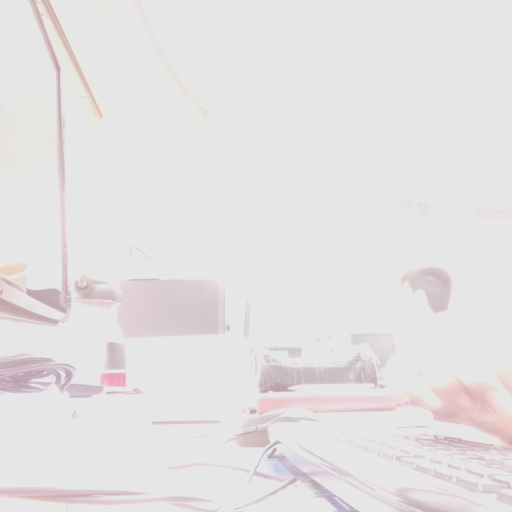
#> input picture RPI/img.jpg, 1024 x 1024 px (shown at 1/2 size)
$ python StarTracker_RPI.py img.jpg   (Python 2 division)
#> lines starting #> are read from the running program, lines starting #| are printed output that depends on the picture
# 1.- Import libraries.
import sys
import time
import sqlite3
import os
import re
import subprocess
import multiprocessing
import commands
import numpy as np
from PIL import Image
from astropy.io import fits, ascii
from astropy.table import Table

# 2.- Code.
tm1 = time.time()
pic_name = sys.argv[1]
# Get current directory.
Cur_Dir = os.path.dirname(os.path.abspath(__file__)) + '/'

# Img .jpg name.
#img_jpg_name = 'img.jpg'
nombre_img_jpg = pic_name
# Directorio imagen .jpg.
dir_img_jpg = nombre_img_jpg
# Directorio donde se guarda imagen .fits.
dir_img_fits = Cur_Dir
# Nombre imagen .fits.
nombre_img_fits = 'img_fits.fits'
# Directorio SExtractor.
dir_sext = './sextractor'
# Directorio base del catalogo proyectado.
path_base = './Catalog/Projected/'
# Directorio donde se guarda el archivo 'sext'.
path_stars = dir_img_fits + 'sext'
# Directorio base de catalogo no proyectado.
cat_no_proy = './Catalog/Normal/'
# Directorio donde se guarda el catalogo proyectado en el punto que entrega como resultado el primer Match.
new_path_catalog = dir_img_fits + 'new_cat'

## 4.- Transformacion imagen a .fits.

# Lectura de imagen.
image = Image.open(dir_img_jpg)
#> image is the input picture: PIL image 1024x1024 RGB; mean R, G, B 228.2, 225.7, 226.1
# Conversion a escala de grises.
imagebn = image.convert('L')
# Obtiene el tamano de la imagen.
xsize, ysize = imagebn.size
#> xsize = 1024; ysize = 1024
# Toma los datos de cuentas de la imagen (0 - 255).
fits_aux1 = imagebn.getdata()
# Guarda esas cuentas en un arreglo.
fits_aux2 = np.array(fits_aux1)
# Transforma ese arreglo a las mismas dimensiones de la imagen.
fits_aux3 = fits_aux2.reshape(ysize, xsize)
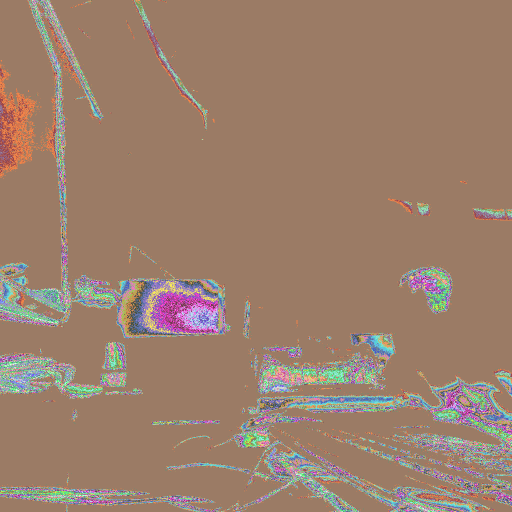
#> fits_aux3: shape (1024, 1024) int64 (shown at 1/2 size); 65 distinct labels, from 167 to 231; one colour per label, 0 black
# Invierte el array para quedar en la orientacion adecuada.
fits_aux4 = np.flipud(fits_aux3)
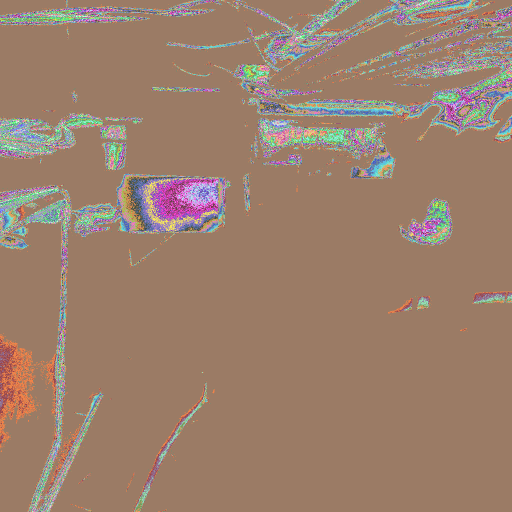
#> fits_aux4: shape (1024, 1024) int64 (shown at 1/2 size); 65 distinct labels, from 167 to 231; one colour per label, 0 black
# Crea un archivo .fits basico.
fits_aux5 = fits.PrimaryHDU(data=fits_aux4)
# Guarda el archivo en formato "fits".
#> (the run stopped early here; a loop or call above may not have finished)
